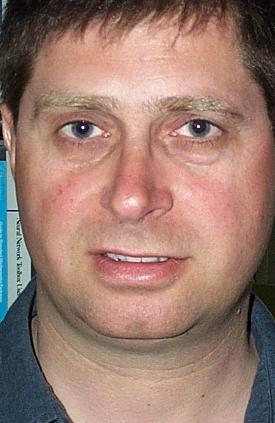
%> input picture Dataset/Testing/1/image_0002.jpg, 275 x 423 px
$ octave --eval "result = Crop_resize(imread('../Dataset/Testing/1/image_0002.jpg'));"   (GNU Octave 9; MATLAB toolbox functions it lacks are replaced by stand-ins)
%> lines starting %> are read from the running program, lines starting %| are printed output that depends on the picture; in (x1, y1, x2, y2) boxes, pixels count from 0 and x2, y2 are one past the last pixel; in counts of white or black regions, pixels touching at a corner belong together; the program's own positions count from 1
function [Out] = Crop_resize (Original_img)
Img_0_1=rgb2gray(Original_img);
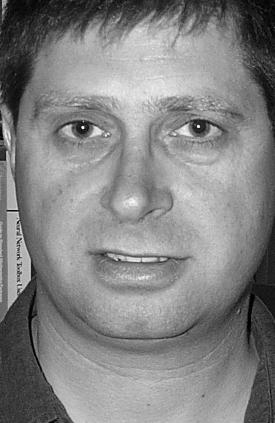
%> Img_0_1: size 423x275 uint8; min 0, max 253, mean 131.2
Img_0_1=medfilt2(Img_0_1);
Img_0_1=im2bw(Img_0_1);
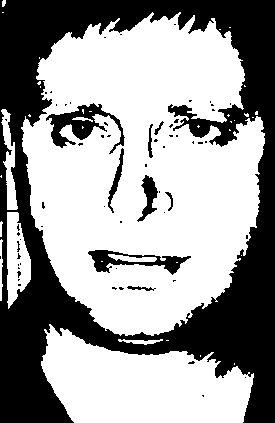
%> Img_0_1: size 423x275 logical; 61.1% white; 63 black regions (54 under 20 px)
bounds = regionprops(Img_0_1, 'BoundingBox', 'Area' );
%> bounds = 36 regions; largest, box (x1, y1, x2, y2) and Area: (21, 12, 265, 336) 54282, (41, 324, 254, 423) 13828, (7, 212, 31, 309) 1520, (1, 109, 18, 210) 783, (108, 254, 157, 262) 227
    [~, Index] = max([bounds.Area]);
%> Index = 8
    Final=imcrop(Original_img,[bounds(Index).BoundingBox(1),bounds(Index).BoundingBox(2),bounds(Index).BoundingBox(3),bounds(Index).BoundingBox(4)]);
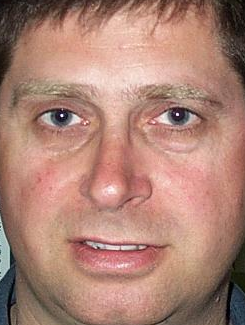
%> Final: size 325x245x3 uint8; mean R, G, B 172.9, 130.8, 116.9
    Out = Final;
    imshow(Out);
end

$ run again, on Dataset/Testing/1/image_0007.jpg
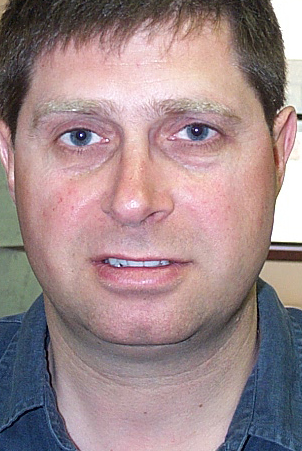
%> input picture Dataset/Testing/1/image_0007.jpg, 302 x 451 px
%> in Crop_resize, `Img_0_1=im2bw(Img_0_1);`:
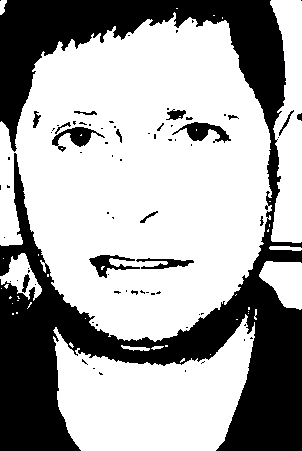
%> Img_0_1: size 451x302 logical; 65.7% white; 77 black regions (61 under 20 px)
%> bounds = 43 regions; largest, box (x1, y1, x2, y2) and Area: (0, 12, 272, 342) 64040, (53, 314, 255, 451) 17052, (270, 0, 302, 243) 5609, (259, 261, 302, 310) 1470, (0, 253, 42, 301) 872
%> Index = 2
%> in Crop_resize, `Final=imcrop(Original_img,[bounds(Index).BoundingBox(1),bounds(Index)...`:
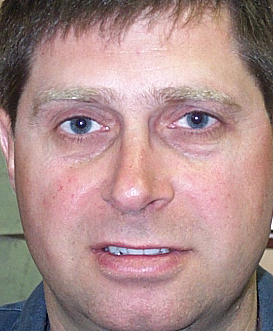
%> Final: size 331x273x3 uint8; mean R, G, B 171.6, 140.7, 139.7

$ run again, on Dataset/Testing/1/image_0010.jpg
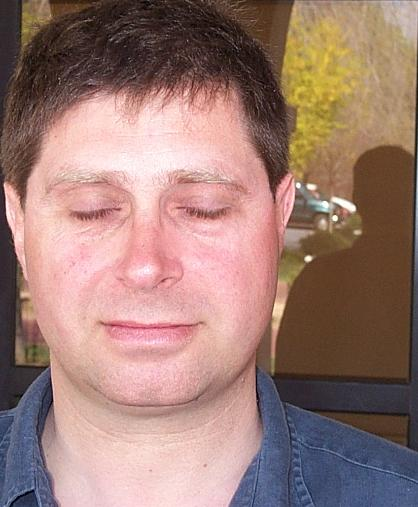
%> input picture Dataset/Testing/1/image_0010.jpg, 418 x 507 px
%> in Crop_resize, `Img_0_1=im2bw(Img_0_1);`:
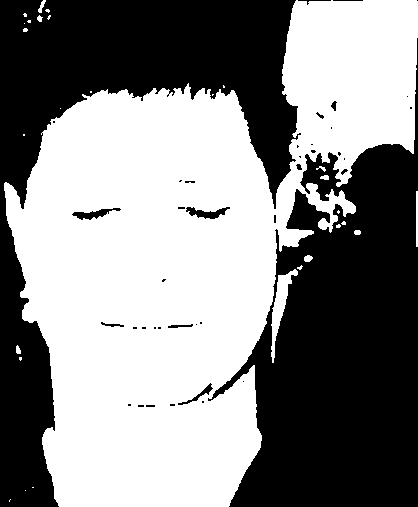
%> Img_0_1: size 507x418 logical; 53.8% white; 41 black regions (28 under 20 px)
%> bounds = 29 regions; largest, box (x1, y1, x2, y2) and Area: (4, 0, 418, 507) 112726, (271, 269, 298, 363) 773, (416, 191, 418, 247) 112, (304, 255, 313, 262) 48, (38, 0, 46, 13) 47
%> Index = 1
%> in Crop_resize, `Final=imcrop(Original_img,[bounds(Index).BoundingBox(1),bounds(Index)...`:
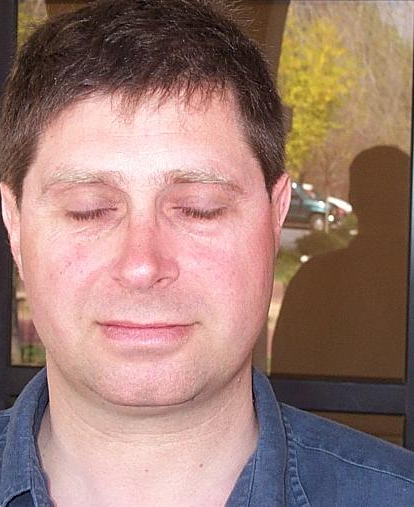
%> Final: size 507x414x3 uint8; mean R, G, B 157.9, 125.2, 117
